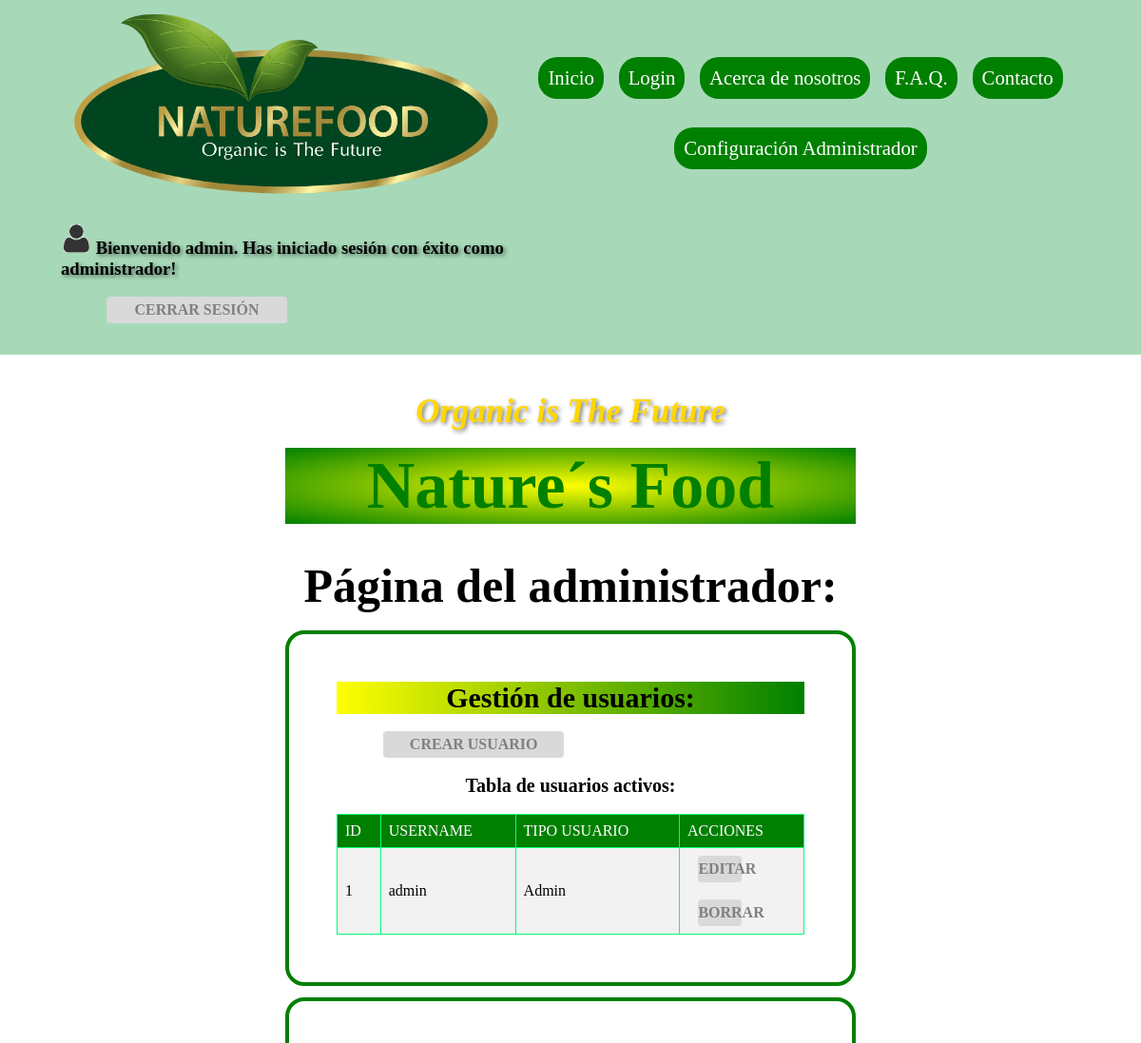
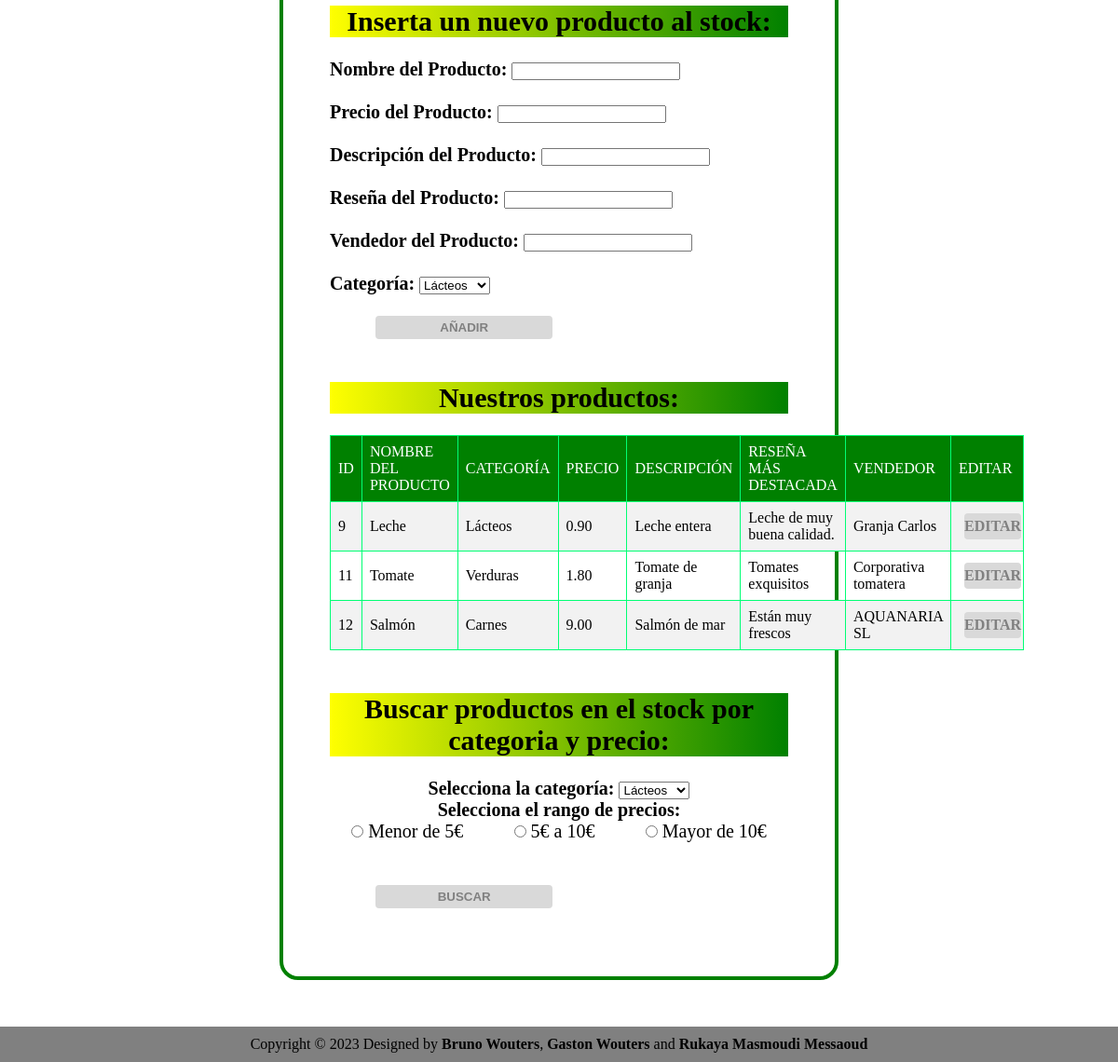
The app's page /admin.php (signed in) with its own data (2 pictures, top to bottom).
### tables this page shows
create table usuario(
	id_usuario int auto_increment primary key,
    nombre varchar(255),
    pass varchar(255),
    tipo_usuario tinyint,
	telefono varchar(255),
	email varchar(255),
    direccion varchar(255),
    nombre_r varchar(20),
    tarjeta varchar(19), 
    cuenta_banco varchar(28),
	comprador_vendedor BIT DEFAULT 0
);

CREATE TABLE `producto` (
  `id_producto` int(11) primary key NOT NULL auto_increment,
  `nombre` varchar(50) DEFAULT NULL,
  `id_categoria` int(11) DEFAULT NULL,
  `precio` decimal(10,2) DEFAULT NULL,
  `descripcion` varchar(150) DEFAULT NULL,
  `resenia` varchar(250) DEFAULT NULL,
  `vendedor` varchar(150) DEFAULT NULL,
  `imagen` BLOB DEFAULT NULL,
      constraint fk_categoria_producto foreign key (`id_categoria`) references `categoria`(`id_categoria`)
);

CREATE TABLE `categoria` (
  `id_categoria` int(11) NOT NULL PRIMARY KEY,
  `nombre` varchar(50) DEFAULT NULL
);

### database.php (called while the page is built, shortened)
<?php
	function listarUsuarios(){
		$result = mysqli_query($GLOBALS["con"], "SELECT * FROM usuario;");
		$usuarios = array();
		while($fila = mysqli_fetch_array($result)){
			$usuarios[] = $fila;
		}
		return $usuarios;
	}
	function listaCategorias(){
		$misCategorias = array();
		$con = mysqli_connect("localhost", "root", "", "ProyectoFinal");
		$query = "SELECT id_categoria, nombre FROM categoria";
		$categorias = mysqli_query($con, $query);
		while($categoria = mysqli_fetch_assoc($categorias)){
			$misCategorias[] = $categoria;
		}
		return $misCategorias;
	}
	function verProductos(){
		$result = mysqli_query($GLOBALS["con"], "SELECT producto.id_producto, producto.nombre, producto.precio, producto.descripcion, producto.vendedor, producto.resenia, categoria.nombre as categoria FROM producto INNER JOIN categoria ON producto.id_categoria = categoria.id_categoria;");
		$productos = array();
		while($producto = mysqli_fetch_array($result)){
			$productos[] = $producto;
		}
		return $productos;
	}
?>

### admin.php (the view, shortened to what this page needs)
<html>
	<head>
	</head>
	<body>
		<nav>
            <div class="izqda"><img src="images/logo-grand-naturefood-copy.png" width="450px" class="logo">
                <?php
					if(isset($_SESSION['id_usuario'])) {
						if ($_SESSION['tipo_usuario'] == 0){
							echo "<h3 style='text-shadow: 2px 2px 4px rgba(0, 0, 0, 0.5);'><img src='images/avatar.png'> Bienvenido ".$_SESSION['username'].". Has iniciado sesión con éxito como administrador!</h3>";
						} else{
							echo "<h3 style='text-shadow: 2px 2px 4px rgba(0, 0, 0, 0.5);'><img src='images/avatar.png'> Bienvenido ".$_SESSION['username'].". Has iniciado sesión con éxito!</h3>";
						}
						echo "</br><a href='logout.php' class='boton-entrar'>Cerrar sesión</a></br>";
					} else {
						echo "<h3 style='text-shadow: 2px 2px 4px rgba(0, 0, 0, 0.5);'>Ninguna sesión iniciada.</h3><br/>";
					}
				?>
			</div>
            <ul class="drcha">
                <div class="nav1">
                    <li><a href="index.php">Inicio</a></li>
                    <li><a href="login.php">Login</a></li>
                    <li><a href="nosotros.php">Acerca de nosotros</a></li>
                    <li><a href="faq.php">F.A.Q.</a></li>
                    <li><a href="contacto.php">Contacto</a></li>
                </div>
                <div class="nav2">
                <?php
                    if(isset($_SESSION['id_usuario']) && $_SESSION['tipo_usuario'] == 0) {
                        echo '<li><a href="admin.php">Configuración Administrador</a></li>';
                    } else if (isset($_SESSION['id_usuario']) && $_SESSION['tipo_usuario'] == 1){
                        echo '<li><a href="transacciones.php">Transacciones</a></li>
                            <li><a href="historial.php">Historial</a></li>
                            <li><a href="perfil.php">Perfil</a></li>';
                    }
                    ?>
                </div>
            </ul>
        </nav>
		<main class="centrar">
            <div class="">
                <h3 class="amarillo">Organic is The Future</h3></br>
                <h2 class="verde">Nature´s Food</h2></br></br>
				<p class="letraUsual" style="font-size: 50px;"><strong>Página del administrador:</strong></p></br>
            </div>
			<section class="CambiosUsuarios">
				<div>
					<p class="letraUsual colorDegradiant" style="font-size: 30px;"><strong>Gestión de usuarios: </strong></p></br>
					<?php
						require_once("database.php");
						if (isset($_GET['accion']) && $_GET['accion'] == 'crear_usuario') {
							echo "<div id='menu1'><div id='formulario_usuario'>";
							require_once("crear_usuario.php");
							echo "<a href='admin.php' class='boton-entrar'>Ocultar creacion de usuario.</a>";
							echo "</div></div>";
						} else {
							echo "<a href='admin.php?accion=crear_usuario' class='boton-entrar'>Crear usuario</a>";
						}
					?>
				</div>
				<div>
					</br><p class="letraUsual" ><strong>Tabla de usuarios activos:</strong></p></br>
					<div>
						<?php
							$usuarios = listarUsuarios();
							echo "<table class='estiloTabla' border='1'>
									<tr><td>ID</td><td>USERNAME</td><td>TIPO USUARIO</td><td>ACCIONES</td></tr>";
							foreach($usuarios as $usuario){
								echo "<tr>
										<td>".$usuario['id_usuario']."</td>
										<td>".$usuario['nombre']."</td>";
										if($usuario['tipo_usuario'] == 0){
											echo "<td>Admin</td>";
										}
										else{
											echo "<td>User</td>";
										}
										echo "<td>
												<a class='boton-entrar' style='width:40%;' href='admin.php?edit=".$usuario['id_usuario']."'>Editar</a></br>
												<a class='boton-entrar' style='width:40%;' href='borrar_usuario.php?user=".$usuario['id_usuario']."'>Borrar</a>
											</td>
									</tr>";
							}
							echo "</table>";
						?>
					</div>
				</div>
			</section>
			<section  class="CambiosProductos">
				<div class="letraUsual">
					<p class="letraUsual colorDegradiant" style="font-size: 30px;"><strong>Inserta un nuevo producto al stock:</strong></p></br>
					<?php
						$listaCategorias = listaCategorias($_SESSION['id_usuario']);
						echo "<div class=''><form style='text-align:left;' method='POST' action='".$_SERVER['PHP_SELF']."'>
							<strong>Nombre del Producto: </strong><input type='text' name='nombre'/><br/><br/>
							<strong>Precio del Producto: </strong><input type='text' name='precio'/><br/><br/>
							<strong>Descripción del Producto: </strong><input type='text' name='descripcion'/><br/><br/>
							<strong>Reseña del Producto: </strong><input type='text' name='resenia'/><br/><br/>
							<strong>Vendedor del Producto: </strong><input type='text' name='vendedor'/><br/><br/>
							<strong>Categoría: </strong><select name='categoria'>";
						foreach ($listaCategorias as $categoria) {
							$array = json_decode(json_encode($categoria), true);
							echo "<option value='".$array['id_categoria']."'>".$array['nombre']."</option>";
						}
						echo "</select><br/><br/>
								<input type='submit' class='boton-entrar' name='crear' value='Añadir'/>
							</form></div>";
					?>
				</br></br><div>
					<p class="letraUsual colorDegradiant" style="font-size: 30px;"><strong>Nuestros productos:</strong></p></br>
					<div id="menu1">
						<?php
							require_once("database.php");
							$verProducto = verProductos();
							if(count($verProducto) == 0) {
								echo "<br/><p class='negritaRojo'>No hay productos disponibles en la base de datos.</p>";
							} else {
								echo "<table class='estiloTabla' border='1'>
										<tr><td>ID</td><td>NOMBRE DEL PRODUCTO</td><td>CATEGORÍA</td><td>PRECIO</td><td>DESCRIPCIÓN</td><td>RESEÑA MÁS DESTACADA</td><td>VENDEDOR</td><td>EDITAR</td></tr>";
								foreach($verProducto as $producto){
									echo "<tr><td>".$producto['id_producto'].
									"</td><td>".$producto['nombre'].
									"</td><td>".$producto['categoria'].
									"</td><td>".$producto['precio'].
									"</td><td>".$producto['descripcion'].
									"</td><td>".$producto['resenia'].
									"</td><td>".$producto['vendedor'].
									"</td><td><a class='boton-entrar' style='width:100%;' href='admin.php?editProd=".$producto['id_producto']."'>Editar</a>
									</td>
									</tr>";
								};
								echo "</table>";
							}
						?>
					</div>
				</div>
				</br></br><div class="letraUsual">
					<p class="letraUsual colorDegradiant" style="font-size: 30px;"><strong>Buscar productos en el stock por categoria y precio:</strong></p></br>
					<?php
						echo "<form method='POST' action='".$_SERVER['PHP_SELF']."'>
								<strong>Selecciona la categoría: </strong><select name='categoria'>";
								foreach($listaCategorias as $categoria) {
									$array = json_decode(json_encode($categoria), true);
									echo "<option value='".$array['id_categoria']."'>".$array['nombre']."</option>";
								}
						echo "<select><br/><strong>Selecciona el rango de precios: </strong>
						<ul>
						<input type='radio' name='precio' value='menor5' > Menor de 5€
						<input type='radio' name='precio' value='5a10' style='margin-left: 10%;'> 5€ a 10€
						<input type='radio' name='precio' value='mayor10' style='margin-left: 10%;'> Mayor de 10€<br/><br/>
						</ul>
						</select>";
						echo "</select><br/>
								<input type='submit' class='boton-entrar' name='buscar' value='Buscar'/><br/>
							</form>";
					?>
				</div>
			</section>
		</main>
        <footer>
			<p>Copyright &copy; 2023 Designed by <strong>Bruno Wouters</strong>,<strong> Gaston Wouters</strong> and <strong>Rukaya Masmoudi Messaoud</strong></p>
        </footer>
	</body>
</html>

### admin.php (style rules this page uses)
* { padding: 0%; margin: 0%; }
body { background: white; text-align: center; font-family: "Comic Neue"; }
.izqda { width:40%; text-align: left; padding-left:5%; margin:0; display: inline-block; }
.logo { padding-left:2%; }
.drcha { width:49%; text-align: right; display: inline-block; }
.nav1 { text-align: center; padding-bottom:20px; }
.nav2 { text-align: center; }
nav { background-color:rgb(167, 217, 184); padding-bottom: 1.2%; text-align: center; width: 100%; }
nav ul { list-style: none; text-align: right; margin-right: 5%; vertical-align: top; padding-top:5%; }
nav ul li + li { margin-left: 2%; }
nav ul li { background-color: green; border-radius: 20px; padding: 10px; margin-bottom: 10px; display: inline-block; }
nav ul li a { text-decoration: none; color: white; font-family: Georgia, serif; font-size: 130%; }
.centrar { text-align: center; width: 50%; margin:0 auto; margin-top: 40px; margin-bottom: 50px; }
.amarillo { font-family: "Comic Neue",serif; font-style: italic; color: gold; font-size: 35px; text-shadow: 2px 2px 4px rgba(0, 0, 0, 0.5); }
.verde { font-family: Georgia, serif; color: green; font-size: 70px; background: radial-gradient(yellow, green); }
.letraUsual { font-family: "Comic Neue"; font-size: 20px; }
.colorDegradiant { background: linear-gradient(90deg, yellow, green); background-repeat: no-repeat; background-size: cover; }
.CambiosUsuarios { border-radius: 20px; border: 4px solid green; padding: 50px; }
.CambiosProductos { border-radius: 20px; border: 4px solid green; padding: 50px; margin-top: 2%; }
.boton-entrar { display: block; width: 190px; padding: 5px 0px; border: none; border-radius: 4px; background-color: #D9D9D9; text-align: center; text-decoration: none; text-transform: uppercase; font-weight: bold; color: #808080; margin-left:10%; }
.estiloTabla { border-collapse: collapse; width: 100%; }
.estiloTabla td, .estiloTabla th { border: 1px solid #00ff73; padding: 8px; }
.estiloTabla tr:first-child { background-color: green; color: white; }
.estiloTabla tr:nth-child(even) { background-color: #f2f2f2; }
footer { background-color:grey; width: 100%; padding-top: 10px; padding-bottom: 10px; }

### records on screen
usuario: id_usuario "1", nombre "admin", tipo_usuario "Admin"
producto: id_producto "9", nombre "Leche", id_categoria.nombre "Lácteos", precio "0.90", descripcion "Leche entera", resenia "Leche de muy buena calidad.", vendedor "Granja Carlos"
producto: id_producto "11", nombre "Tomate", id_categoria.nombre "Verduras", precio "1.80", descripcion "Tomate de granja", resenia "Tomates exquisitos", vendedor "Corporativa tomatera"
producto: id_producto "12", nombre "Salmón", id_categoria.nombre "Carnes", precio "9.00", descripcion "Salmón de mar", resenia "Están muy frescos", vendedor "AQUANARIA SL"

### other values on screen
$_SESSION['username'] "admin"
form field categoria "Lácteos"
